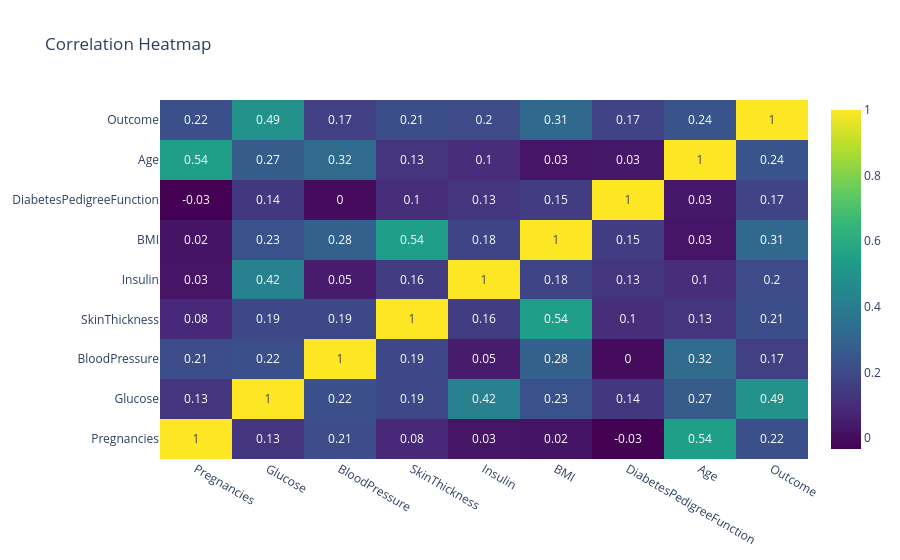

The code cell stored with this chart in its notebook:
### Code cell
# chart 5 
corr = df.corr(numeric_only=True)

fig = go.Figure(data=go.Heatmap(
    z=corr.values,
    x=corr.columns,
    y=corr.columns,
    colorscale="Viridis",
    text=corr.round(2).values,
    texttemplate="%{text}"
))

fig.update_layout(title="Correlation Heatmap")

fig.show()
